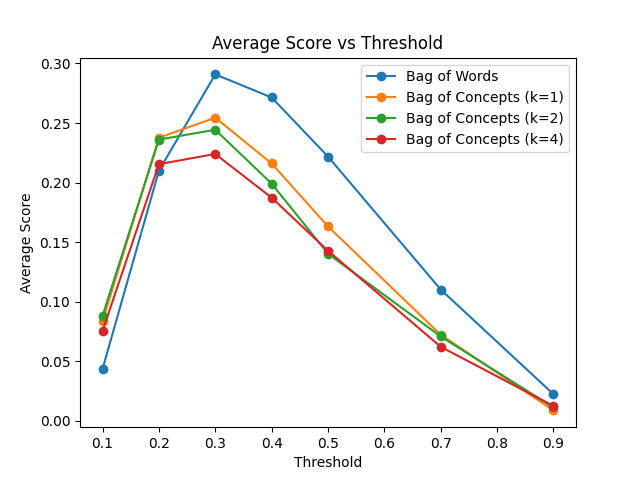

Generate this figure with Python:
import os
import torch
import pandas as pd
import numpy as np
from transformer_lens import HookedTransformer
from sae_lens import SAE
from sklearn.metrics.pairwise import cosine_similarity
from sklearn.feature_extraction.text import TfidfTransformer
import matplotlib.pyplot as plt
import json
from scipy.sparse import csr_matrix

# Set up device
device = 'cuda' if torch.cuda.is_available() else 'cpu'

# Load credentials
with open('.credentials.json') as f:
    creds = json.load(f)
os.environ['HF_TOKEN'] = creds['HF_TOKEN']

# Load the data
df = pd.read_csv('data/questions.csv')
df = df.sample(frac=0.01, random_state=42).reset_index(drop=True)
print(df.shape)
print(df['is_duplicate'].value_counts())

# Combine 'question1' and 'question2' into a list of unique documents
docs = pd.concat([df['question1'], df['question2']]).unique().tolist()
print(f"Total unique documents: {len(docs)}")

# Load the model and SAE
sae_id = "blocks.8.hook_resid_pre"
release = "gpt2-small-res-jb"
model_name = "gpt2"

model = HookedTransformer.from_pretrained(model_name, device=device)

sae, cfg_dict, sparsity = SAE.from_pretrained(
    release=release,
    sae_id=sae_id,
    device=device
)

# Function to generate concept indices per document
def generate_concept_indices(feature_acts, attention_mask, k=5):
    # feature_acts: [batch_size, seq_len, num_concepts]
    # attention_mask: [batch_size, seq_len]
    topk_indices = torch.topk(feature_acts, k=k, dim=-1).indices  # [batch_size, seq_len, k]
    # Mask out padding tokens
    attention_mask = attention_mask.bool()  # [batch_size, seq_len]
    batch_size, seq_len, k = topk_indices.shape
    concepts_list = []
    for i in range(batch_size):
        valid_positions = attention_mask[i].nonzero(as_tuple=False).squeeze()
        valid_topk = topk_indices[i][valid_positions]  # [valid_seq_len, k]
        concepts = valid_topk.flatten().cpu().numpy()
        concepts_list.append(concepts)
    return concepts_list

# Process documents and generate concept indices
def process_documents_to_concept_indices(docs, model, sae, batch_size=8, k=5, device='cuda'):
    concept_indices_list = []
    tokenizer = model.tokenizer

    with torch.no_grad():
        for i in range(0, len(docs), batch_size):
            batch = docs[i:i+batch_size]
            inputs = tokenizer(
                batch,
                return_tensors='pt',
                padding='max_length',
                truncation=True,
                max_length=90
            ).to(device)
            _, cache = model.run_with_cache(
                inputs.input_ids,
                attention_mask=inputs.attention_mask,
                prepend_bos=True,
                stop_at_layer=18
            )
            feature_acts = sae.encode(cache[sae.cfg.hook_name])
            batch_concept_indices = generate_concept_indices(
                feature_acts.cpu(),
                inputs.attention_mask.cpu(),
                k=k
            )
            concept_indices_list.extend(batch_concept_indices)
    return concept_indices_list

# Map documents to indices
doc_to_index = {doc: idx for idx, doc in enumerate(docs)}
df['q1idx'] = df['question1'].map(doc_to_index)
df['q2idx'] = df['question2'].map(doc_to_index)

# Thresholds for evaluation
thresholds = [0.1, 0.2, 0.3, 0.4, 0.5, 0.7, 0.9]

# Function to compute results
def compute_results(df, concept_indices_list, num_concepts, thresholds):
    mapping = dict(zip(df['q1idx'], df['q2idx']))
    q1_indices = list(mapping.keys())
    q2_indices = [mapping[q1] for q1 in q1_indices]

    # Build term-frequency matrix
    data = []
    rows = []
    cols = []
    for doc_idx, concepts in enumerate(concept_indices_list):
        counts = {}
        for concept in concepts:
            counts[concept] = counts.get(concept, 0) + 1
        for concept, count in counts.items():
            data.append(count)
            rows.append(doc_idx)
            cols.append(concept)
    num_docs = len(concept_indices_list)
    tf_matrix = csr_matrix((data, (rows, cols)), shape=(num_docs, num_concepts))

    # Compute TF-IDF
    transformer = TfidfTransformer()
    tfidf_matrix = transformer.fit_transform(tf_matrix)

    query_vectors = tfidf_matrix[q1_indices]
    n_queries = len(q1_indices)
    results = []

    for threshold in thresholds:
        similarities = cosine_similarity(query_vectors, tfidf_matrix)
        above_threshold = similarities > threshold
        n_above_threshold = above_threshold.sum(axis=1)
        correct_similarities = similarities[np.arange(n_queries), q2_indices]
        correct_above_threshold = correct_similarities > threshold
        with np.errstate(divide='ignore', invalid='ignore'):
            score = np.divide(
                correct_above_threshold.astype(float),
                n_above_threshold,
                where=n_above_threshold > 0
            )
            score[n_above_threshold == 0] = 0.0
        avg_score = np.mean(score)
        results.append(avg_score)
    return results

# Evaluate for different values of k
ks = [None, 1, 2, 4]  # None for bag of words, 1 for bag of concepts
all_results = []

for k in ks:
    if k is None:
        # Use original documents and TfidfVectorizer
        from sklearn.feature_extraction.text import TfidfVectorizer
        vectorizer = TfidfVectorizer()
        tfidf_matrix = vectorizer.fit_transform(docs)
        # Map documents to indices
        doc_to_index = {doc: idx for idx, doc in enumerate(docs)}
        df['q1idx'] = df['question1'].map(doc_to_index)
        df['q2idx'] = df['question2'].map(doc_to_index)
        mapping = dict(zip(df['q1idx'], df['q2idx']))
        q1_indices = list(mapping.keys())
        q2_indices = [mapping[q1] for q1 in q1_indices]
        query_vectors = tfidf_matrix[q1_indices]
        n_queries = len(q1_indices)
        results = []
        for threshold in thresholds:
            similarities = cosine_similarity(query_vectors, tfidf_matrix)
            above_threshold = similarities > threshold
            n_above_threshold = above_threshold.sum(axis=1)
            correct_similarities = similarities[np.arange(n_queries), q2_indices]
            correct_above_threshold = correct_similarities > threshold
            with np.errstate(divide='ignore', invalid='ignore'):
                score = np.divide(
                    correct_above_threshold.astype(float),
                    n_above_threshold,
                    where=n_above_threshold > 0
                )
                score[n_above_threshold == 0] = 0.0
            avg_score = np.mean(score)
            results.append(avg_score)
        all_results.append(results)
    else:
        # Process documents to get concept indices
        concept_indices_list = process_documents_to_concept_indices(
            docs, model, sae, batch_size=64, k=k, device=device
        )
        num_concepts = sae.cfg.d_sae
        results = compute_results(df, concept_indices_list, num_concepts, thresholds)
        all_results.append(results)

# Plot the results
for idx, results in enumerate(all_results):
    k_value = 'Bag of Words' if ks[idx] is None else f'Bag of Concepts (k={ks[idx]})'
    plt.plot(thresholds, results, marker='o', label=k_value)

plt.xlabel('Threshold')
plt.ylabel('Average Score')
plt.title('Average Score vs Threshold')
plt.legend()
plt.savefig('tfidf.png')
